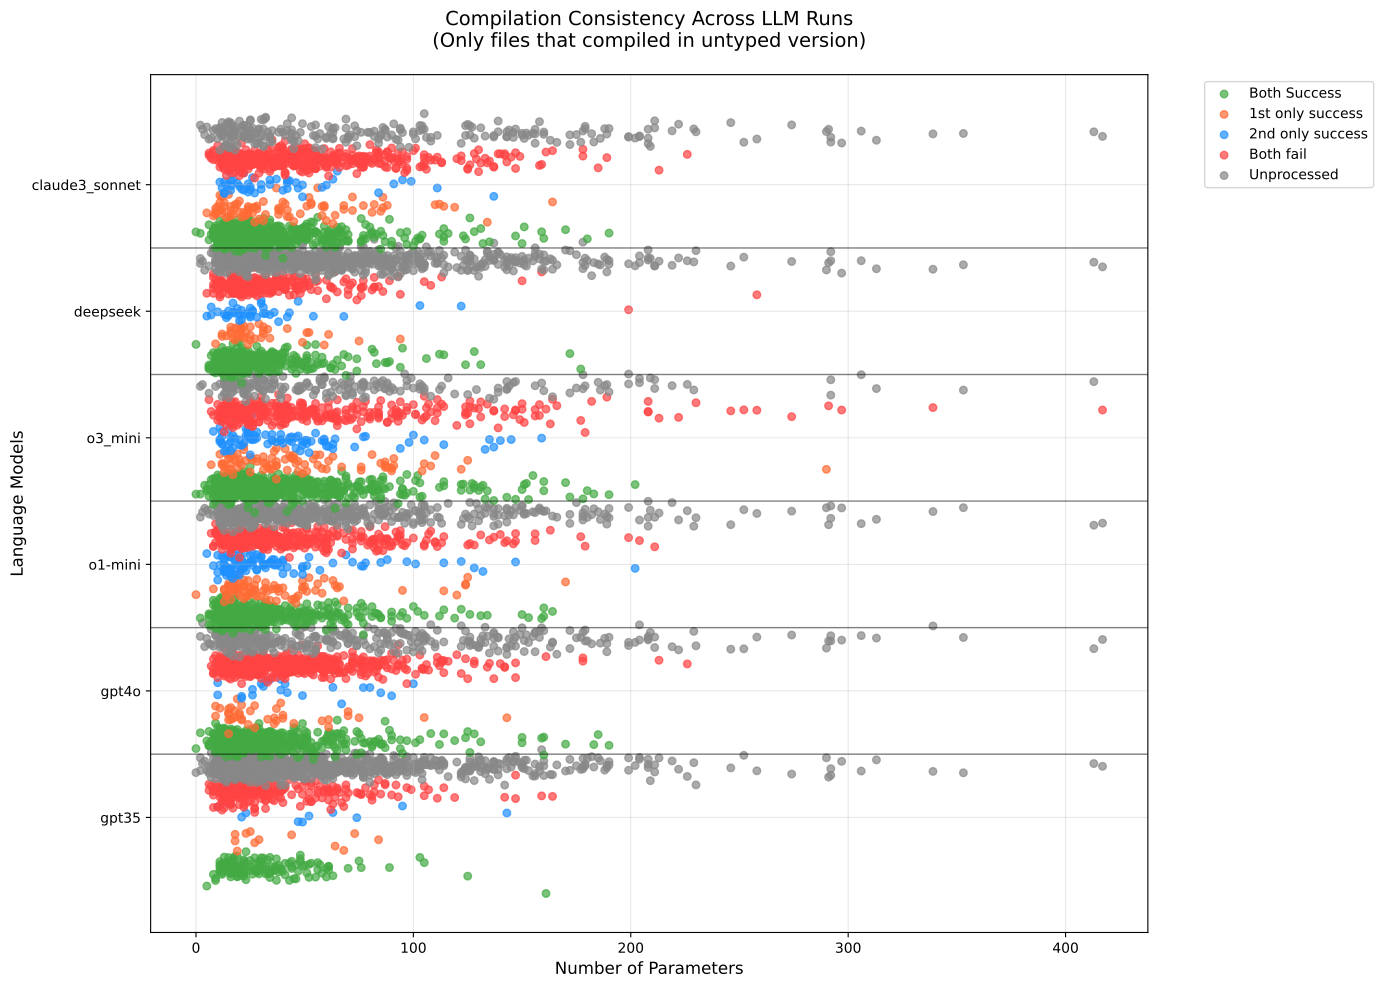

Python code for this plot:
"""
Compilation Consistency Visualization

Creates a scatter plot showing compilation consistency across LLM runs:
- X-axis: Number of parameters in each file
- Y-axis: Different LLM models (positioned at y=1,2,3,4,5,6)
- Colors: Based on compilation status across 1st and 2nd runs

Color coding:
1. File not present in 1st run (red)
2. File not present in 2nd run (orange)
3. File compiled successfully in both runs (green)
4. File compiled successfully only in 1st run (blue)
5. File compiled successfully only in 2nd run (purple)
6. File failed compilation in both runs (gray)
"""

import json
import matplotlib.pyplot as plt
import numpy as np


def load_json_file(filename):
    """Load JSON file and return data"""
    with open(filename, "r") as f:
        return json.load(f)

def has_syntax_error(errors):
    non_type_related_errors = [
        "name-defined",
        "import",
        "syntax",
        "no-redef",
        "unused-ignore",
        "override-without-super",
        "redundant-cast",
        "literal-required",
        "typeddict-unknown-key",
        "typeddict-item",
        "truthy-function",
        "str-bytes-safe",
        "unused-coroutine",
        "explicit-override",
        "truthy-iterable",
        "redundant-self",
        "redundant-await",
        "unreachable",
    ]

    def extract_error_code(error):
        if "[" in error and "]" in error:
            return error[error.rindex("[") + 1 : error.rindex("]")]
        return ""

    if any(
        error_type in error.lower()
        for error in errors
        for error_type in ["syntax", "empty_body", "name_defined"]
    ):
        return True

    for error in errors:
        error_code = extract_error_code(error)
        if error_code in non_type_related_errors:
            return True
    return False

def get_compilation_status(file_key, untyped_data, first_run_data, second_run_data):
    """
    Determine compilation status for a file across runs

    Returns:
    - 'not_in_first': File not present in 1st run
    - 'not_in_second': File not present in 2nd run
    - 'both_success': Compiled successfully in both runs
    - 'first_only': Compiled successfully only in 1st run
    - 'second_only': Compiled successfully only in 2nd run
    - 'both_fail': Failed compilation in both runs
    """

    # Check if file exists in each run
    in_first = file_key in first_run_data
    in_second = file_key in second_run_data

    if not in_first and not in_second:
        return "not_in_both"
    elif not in_first:
        return "not_in_first"
    elif not in_second:
        return "not_in_second"
    elif in_first and has_syntax_error(first_run_data[file_key].get("errors", [])):
        return "not_in_first"
    elif in_second and has_syntax_error(second_run_data[file_key].get("errors", [])):
        return "not_in_second"

    # Both runs have the file, check compilation status
    first_compiled = first_run_data[file_key].get("isCompiled", False)
    second_compiled = second_run_data[file_key].get("isCompiled", False)

    if first_compiled and second_compiled:
        return "both_success"
    elif first_compiled and not second_compiled:
        return "first_only"
    elif not first_compiled and second_compiled:
        return "second_only"
    else:  # both not compiled
        return "both_fail"


def create_compilation_consistency_plot():
    """Create the compilation consistency scatter plot"""

    # Load untyped results (our baseline)
    untyped_data = load_json_file(
        "../mypy_outputs/mypy_results_untyped_with_errors.json"
    )

    # Define models and their file paths in the specified order
    models = [
        (
            "gpt35",
            "../mypy_outputs/mypy_results_gpt35_1st_run_with_errors.json",
            "../mypy_outputs/mypy_results_gpt35_2nd_run_with_errors.json",
        ),
        (
            "gpt4o",
            "../mypy_outputs/mypy_results_gpt4o_with_errors.json",
            "../mypy_outputs/mypy_results_gpt4o_2nd_run_with_errors.json",
        ),
        (
            "o1-mini",
            "../mypy_outputs/mypy_results_o1_mini_with_errors.json",
            "../mypy_outputs/mypy_results_o1_mini_2nd_run_with_errors.json",
        ),
        (
            "o3_mini",
            "../mypy_outputs/mypy_results_o3_mini_1st_run_with_errors.json",
            "../mypy_outputs/mypy_results_o3_mini_2nd_run_with_errors.json",
        ),
        (
            "deepseek",
            "../mypy_outputs/mypy_results_deepseek_with_errors.json",
            "../mypy_outputs/mypy_results_deepseek_2nd_run_with_errors.json",
        ),
        (
            "claude3_sonnet",
            "../mypy_outputs/mypy_results_claude3_sonnet_1st_run_with_errors.json",
            "../mypy_outputs/mypy_results_claude3_sonnet_2nd_run_2nd_run_with_errors.json",
        ),
    ]

    # Color mapping for different statuses
    color_map = {
        "not_in_first": "#888888",  # Gray (unprocessed)
        "not_in_second": "#888888",  # Gray (unprocessed)
        "not_in_both": "#888888",  # Gray (unprocessed)
        "both_success": "#44AA44",  # Green
        "first_only": "#FF6B35",  # Orange-red (more contrasting)
        "second_only": "#1E90FF",  # Dodger blue (more contrasting)
        "both_fail": "#FF4444",  # Red
    }

    # Status labels for legend in the specified order
    status_labels = {
        "both_success": "Both Success",
        "first_only": "1st only success",
        "second_only": "2nd only success",
        "both_fail": "Both fail",
        "not_in_first": "Unprocessed",
        "not_in_second": "Unprocessed",
        "not_in_both": "Unprocessed",
    }

    # Create figure
    plt.figure(figsize=(14, 10))

    # Define the order for legend items (5 main categories)
    legend_order = [
        "both_success",
        "first_only",
        "second_only",
        "both_fail",
        "not_in_first",  # represents all unprocessed
    ]
    used_statuses = set()

    # Define sub-belt positions for each model (5 sub-belts)
    sub_belt_positions = {
        "both_success": 0.0,
        "first_only": 0.2,
        "second_only": 0.4,
        "both_fail": 0.6,
        "not_in_first": 0.8,  # represents all unprocessed
    }

    # Process each model
    for y_pos, (model_name, first_run_file, second_run_file) in enumerate(models, 1):
        print(f"Processing {model_name}...")

        # Load model results
        first_run_data = load_json_file(first_run_file)
        second_run_data = load_json_file(second_run_file)

        # Filter files that are compiled in untyped results
        compiled_files = {
            file_key: file_data
            for file_key, file_data in untyped_data.items()
            if file_data.get("isCompiled", False)
        }

        # Group files by compilation status
        status_groups = {}
        for file_key in compiled_files.keys():
            status = get_compilation_status(
                file_key, untyped_data, first_run_data, second_run_data
            )
            if status not in status_groups:
                status_groups[status] = []
            status_groups[status].append(file_key)

        # Combine all unprocessed categories
        unprocessed_files = []
        for unprocessed_status in ["not_in_first", "not_in_second", "not_in_both"]:
            if unprocessed_status in status_groups:
                unprocessed_files.extend(status_groups[unprocessed_status])
        status_groups["not_in_first"] = (
            unprocessed_files  # Use this as the combined unprocessed
        )

        # Plot each status group in the specified order
        for status in legend_order:
            if status not in status_groups or not status_groups[status]:
                continue

            files = status_groups[status]

            # Get parameter counts for these files
            param_counts = []
            for file_key in files:
                param_count = untyped_data[file_key]["stats"]["total_parameters"]
                param_counts.append(param_count)

            # Calculate y-position for sub-belt
            sub_belt_y = y_pos - 0.4 + sub_belt_positions[status]
            y_positions = np.random.normal(sub_belt_y, 0.05, len(param_counts))

            # Plot the points
            plt.scatter(
                param_counts,
                y_positions,
                c=color_map[status],
                alpha=0.7,
                s=30,
                label=status_labels[status] if status not in used_statuses else "",
            )

            if status not in used_statuses:
                used_statuses.add(status)

        print(f"  - Total compiled files: {len(compiled_files)}")

        # Print results in organized groups
        print("  - Both fail:", status_groups.get("both_fail", []).__len__())
        print("  - Both unprocessed:", status_groups.get("not_in_both", []).__len__())
        print(
            "    - 1st only unprocessed:",
            status_groups.get("not_in_first", []).__len__(),
        )
        print(
            "    - 2nd only unprocessed:",
            status_groups.get("not_in_second", []).__len__(),
        )
        print()
        print("  - Both Success:", status_groups.get("both_success", []).__len__())
        print("    - 1st only success:", status_groups.get("first_only", []).__len__())
        print("    - 2nd only success:", status_groups.get("second_only", []).__len__())

    # Customize plot
    plt.xlabel("Number of Parameters", fontsize=12)
    plt.ylabel("Language Models", fontsize=12)
    plt.title(
        "Compilation Consistency Across LLM Runs\n(Only files that compiled in untyped version)",
        fontsize=14,
        pad=20,
    )

    # Set y-axis labels
    model_names = [model[0] for model in models]
    plt.yticks(range(1, len(models) + 1), model_names)

    # Add horizontal divider lines between models
    for i in range(1, len(models)):
        plt.axhline(y=i + 0.5, color='black', linestyle='-', linewidth=1, alpha=0.5)

    # Add grid for better readability
    plt.grid(True, alpha=0.3)

    # Add legend
    plt.legend(bbox_to_anchor=(1.05, 1), loc="upper left")

    # Adjust layout to prevent legend cutoff
    plt.tight_layout()

    # Show plot
    #plt.show()
    plt.savefig("compilation_consistency_plot.pdf", bbox_inches="tight")
    print("Plot saved as compilation_consistency_plot.pdf")


if __name__ == "__main__":
    create_compilation_consistency_plot()
